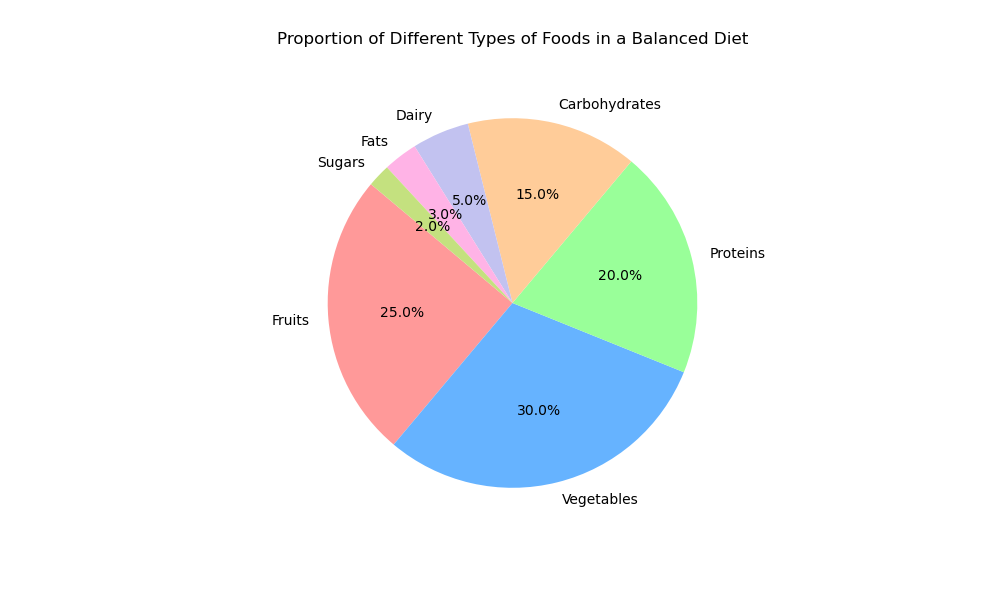

The Python source for this figure:

import matplotlib.pyplot as plt

# Data setup
categories = ['Fruits', 'Vegetables', 'Proteins', 'Carbohydrates', 'Dairy', 'Fats', 'Sugars']
percentages = [25, 30, 20, 15, 5, 3, 2]
colors = ['#ff9999','#66b3ff','#99ff99','#ffcc99','#c2c2f0','#ffb3e6','#c4e17f']

# Plotting
fig, ax = plt.subplots(figsize=(10, 6))  # width and height of the chart
ax.pie(percentages, labels=categories, autopct='%1.1f%%', colors=colors, startangle=140)
ax.set_title('Proportion of Different Types of Foods in a Balanced Diet', pad=20)

# Show plot
plt.show()
